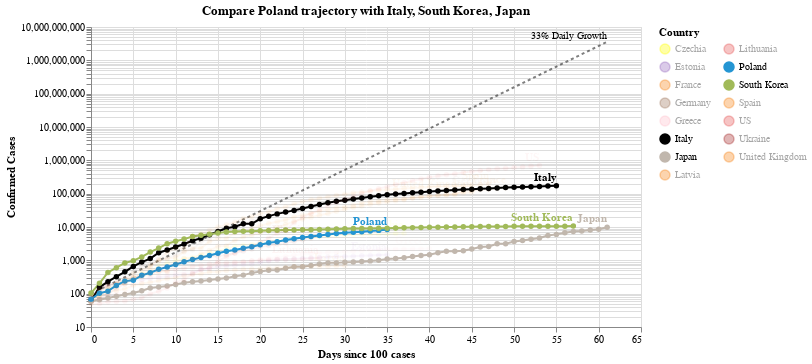

Notebook source saved alongside this figure:
### Code cell
#hide_input
chart3 = make_since_chart(['Poland'])
chart3

### Figure 1 — Vega-Lite specification as saved in the notebook (floating-point values rounded to 4 significant figures; data arrays with more than 128 entries replaced by an {"elided": "..."} marker saying what was removed)
{"config": {"view": {"continuousWidth": 400, "continuousHeight": 300}}, "layer": [{"mark": {"type": "line", "color": "black", "opacity": 0.5, "strokeDash": [3, 3]}, "encoding": {"x": {"type": "quantitative", "field": "Days since 100 cases"}, "y": {"type": "quantitative", "field": "Confirmed Cases"}}}, {"mark": {"type": "text", "align": "right", "dy": -6, "fontSize": 10, "text": "33% Daily Growth"}, "encoding": {"x": {"type": "quantitative", "field": "Days since 100 cases"}, "y": {"type": "quantitative", "field": "Confirmed Cases"}}, "transform": [{"filter": "(datum['Days since 100 cases'] >= 61)"}]}, {"data": {"name": "data-a2a480c8598e62cabd166222d8d26509"}, "mark": {"type": "line", "point": true}, "encoding": {"color": {"type": "nominal", "field": "Country", "legend": {"columns": 2}, "scale": {"domain": ["Czechia", "Estonia", "France", "Germany", "Greece", "Italy", "Japan", "Latvia", "Lithuania", "Poland", "South Korea", "Spain", "US", "Ukraine", "United Kingdom"], "range": ["yellow", "#9467bd", "#F58518", "#9D755D", "pink", "black", "#C1B7AD", "#F58518", "#E45756", "#2495D3", "#A1BA59", "#F58518", "#E45756", "brown", "#F58518"]}}, "opacity": {"condition": {"value": 1, "selection": "selector001"}, "value": 0.05}, "tooltip": [{"type": "nominal", "field": "Country"}, {"type": "temporal", "field": "Date"}, {"type": "quantitative", "field": "Confirmed Cases"}, {"type": "quantitative", "field": "Days since 100 cases"}], "x": {"type": "quantitative", "field": "Days since 100 cases"}, "y": {"type": "quantitative", "field": "Confirmed Cases", "scale": {"type": "log"}}}, "selection": {"selector001": {"type": "multi", "fields": ["Country"], "bind": "legend", "init": [{"Country": "Poland"}, {"Country": "Italy"}, {"Country": "South Korea"}, {"Country": "Japan"}]}}, "width": 550}, {"data": {"name": "data-a2a480c8598e62cabd166222d8d26509"}, "mark": {"type": "text", "align": "right", "dy": -8, "fontWeight": "bold"}, "encoding": {"color": {"type": "nominal", "field": "Country", "legend": {"columns": 2}, "scale": {"domain": ["Czechia", "Estonia", "France", "Germany", "Greece", "Italy", "Japan", "Latvia", "Lithuania", "Poland", "South Korea", "Spain", "US", "Ukraine", "United Kingdom"], "range": ["yellow", "#9467bd", "#F58518", "#9D755D", "pink", "black", "#C1B7AD", "#F58518", "#E45756", "#2495D3", "#A1BA59", "#F58518", "#E45756", "brown", "#F58518"]}}, "opacity": {"condition": {"value": 1, "selection": "selector001"}, "value": 0.05}, "text": {"type": "nominal", "field": "Country"}, "tooltip": [{"type": "nominal", "field": "Country"}, {"type": "temporal", "field": "Date"}, {"type": "quantitative", "field": "Confirmed Cases"}, {"type": "quantitative", "field": "Days since 100 cases"}], "x": {"type": "quantitative", "field": "Days since 100 cases"}, "y": {"type": "quantitative", "field": "Confirmed Cases", "scale": {"type": "log"}}}, "transform": [{"filter": "(datum['Date'] >= 1587081600000)"}], "width": 550}], "data": {"name": "data-984bfa975360feefb59347ab064a9458"}, "title": "Compare Poland trajectory with Italy, South Korea, Japan", "$schema": "https://vega.github.io/schema/vega-lite/v4.0.2.json", "datasets": {"data-984bfa975360feefb59347ab064a9458": [{"Days since 100 cases": 0, "Confirmed Cases": 100.0}, {"Days since 100 cases": 1, "Confirmed Cases": 133.0}, {"Days since 100 cases": 2, "Confirmed Cases": 176.9}, {"Days since 100 cases": 3, "Confirmed Cases": 235.3}, {"Days since 100 cases": 4, "Confirmed Cases": 312.9}, {"Days since 100 cases": 5, "Confirmed Cases": 416.2}, {"Days since 100 cases": 6, "Confirmed Cases": 553.5}, {"Days since 100 cases": 7, "Confirmed Cases": 736.1}, {"Days since 100 cases": 8, "Confirmed Cases": 979.1}, {"Days since 100 cases": 9, "Confirmed Cases": 1302.0}, {"Days since 100 cases": 10, "Confirmed Cases": 1732.0}, {"Days since 100 cases": 11, "Confirmed Cases": 2303.0}, {"Days since 100 cases": 12, "Confirmed Cases": 3064.0}, {"Days since 100 cases": 13, "Confirmed Cases": 4074.0}, {"Days since 100 cases": 14, "Confirmed Cases": 5419.0}, {"Days since 100 cases": 15, "Confirmed Cases": 7207.0}, {"Days since 100 cases": 16, "Confirmed Cases": 9586.0}, {"Days since 100 cases": 17, "Confirmed Cases": 12750.0}, {"Days since 100 cases": 18, "Confirmed Cases": 16960.0}, {"Days since 100 cases": 19, "Confirmed Cases": 22550.0}, {"Days since 100 cases": 20, "Confirmed Cases": 29990.0}, {"Days since 100 cases": 21, "Confirmed Cases": 39890.0}, {"Days since 100 cases": 22, "Confirmed Cases": 53060.0}, {"Days since 100 cases": 23, "Confirmed Cases": 70560.0}, {"Days since 100 cases": 24, "Confirmed Cases": 93850.0}, {"Days since 100 cases": 25, "Confirmed Cases": 124800.0}, {"Days since 100 cases": 26, "Confirmed Cases": 166000.0}, {"Days since 100 cases": 27, "Confirmed Cases": 220800.0}, {"Days since 100 cases": 28, "Confirmed Cases": 293700.0}, {"Days since 100 cases": 29, "Confirmed Cases": 390600.0}, {"Days since 100 cases": 30, "Confirmed Cases": 519500.0}, {"Days since 100 cases": 31, "Confirmed Cases": 690900.0}, {"Days since 100 cases": 32, "Confirmed Cases": 918900.0}, {"Days since 100 cases": 33, "Confirmed Cases": 1222000.0}, {"Days since 100 cases": 34, "Confirmed Cases": 1625000.0}, {"Days since 100 cases": 35, "Confirmed Cases": 2162000.0}, {"Days since 100 cases": 36, "Confirmed Cases": 2875000.0}, {"Days since 100 cases": 37, "Confirmed Cases": 3824000.0}, {"Days since 100 cases": 38, "Confirmed Cases": 5086000.0}, {"Days since 100 cases": 39, "Confirmed Cases": 6764000.0}, {"Days since 100 cases": 40, "Confirmed Cases": 8996000.0}, {"Days since 100 cases": 41, "Confirmed Cases": 11970000.0}, {"Days since 100 cases": 42, "Confirmed Cases": 15910000.0}, {"Days since 100 cases": 43, "Confirmed Cases": 21170000.0}, {"Days since 100 cases": 44, "Confirmed Cases": 28150000.0}, {"Days since 100 cases": 45, "Confirmed Cases": 37440000.0}, {"Days since 100 cases": 46, "Confirmed Cases": 49790000.0}, {"Days since 100 cases": 47, "Confirmed Cases": 66230000.0}, {"Days since 100 cases": 48, "Confirmed Cases": 88080000.0}, {"Days since 100 cases": 49, "Confirmed Cases": 117100000.0}, {"Days since 100 cases": 50, "Confirmed Cases": 155800000.0}, {"Days since 100 cases": 51, "Confirmed Cases": 207200000.0}, {"Days since 100 cases": 52, "Confirmed Cases": 275600000.0}, {"Days since 100 cases": 53, "Confirmed Cases": 366600000.0}, {"Days since 100 cases": 54, "Confirmed Cases": 487500000.0}, {"Days since 100 cases": 55, "Confirmed Cases": 648400000.0}, {"Days since 100 cases": 56, "Confirmed Cases": 862400000.0}, {"Days since 100 cases": 57, "Confirmed Cases": 1147000000.0}, {"Days since 100 cases": 58, "Confirmed Cases": 1525000000.0}, {"Days since 100 cases": 59, "Confirmed Cases": 2029000000.0}, {"Days since 100 cases": 60, "Confirmed Cases": 2698000000.0}, {"Days since 100 cases": 61, "Confirmed Cases": 3589000000.0}], "data-a2a480c8598e62cabd166222d8d26509": {"elided": "660 records"}}}
